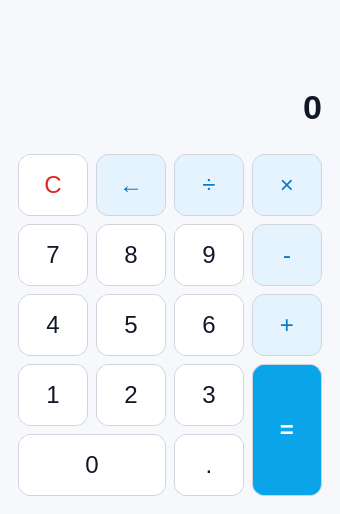
<?xml version="1.0" encoding="UTF-8"?>
<ui version="4.0">
 <class>CalculatorWindow</class>
 <widget class="QWidget" name="CalculatorWindow">
  <property name="windowTitle"><string>键盘计算器</string></property>
  <property name="minimumSize"><size><width>340</width><height>480</height></size></property>
  <property name="styleSheet"><string notr="true">QWidget#CalculatorWindow { background: #f6f8fb; } QLabel#expressionLabel { color: #667085; font-size: 18px; } QLabel#displayLabel { color: #101828; font-size: 34px; font-weight: 600; } QPushButton { background: white; border: 1px solid #d0d5dd; border-radius: 12px; color: #101828; font-size: 24px; min-height: 60px; } QPushButton:hover { background: #edf4ff; } QPushButton:pressed { background: #cde0ff; } QPushButton#backspaceButton, QPushButton#divideButton, QPushButton#multiplyButton, QPushButton#subtractButton, QPushButton#addButton { background: #e5f3ff; color: #087bc1; } QPushButton#equalsButton { background: #0aa5e8; color: white; font-weight: bold; } QPushButton#clearButton { color: #d92d20; }</string></property>
  <layout class="QVBoxLayout" name="verticalLayout">
   <property name="leftMargin"><number>18</number></property><property name="topMargin"><number>18</number></property><property name="rightMargin"><number>18</number></property><property name="bottomMargin"><number>18</number></property><property name="spacing"><number>12</number></property>
   <item><widget class="QLabel" name="expressionLabel"><property name="minimumSize"><size><width>0</width><height>42</height></size></property><property name="alignment"><set>Qt::AlignRight|Qt::AlignVCenter</set></property><property name="text"><string/></property></widget></item>
   <item><widget class="QLabel" name="displayLabel"><property name="minimumSize"><size><width>0</width><height>70</height></size></property><property name="alignment"><set>Qt::AlignRight|Qt::AlignVCenter</set></property><property name="text"><string>0</string></property></widget></item>
   <item><layout class="QGridLayout" name="keypadLayout"><property name="spacing"><number>8</number></property>
    <item row="0" column="0"><widget class="QPushButton" name="clearButton"><property name="text"><string>C</string></property></widget></item>
    <item row="0" column="1"><widget class="QPushButton" name="backspaceButton"><property name="text"><string>←</string></property></widget></item>
    <item row="0" column="2"><widget class="QPushButton" name="divideButton"><property name="text"><string>÷</string></property></widget></item>
    <item row="0" column="3"><widget class="QPushButton" name="multiplyButton"><property name="text"><string>×</string></property></widget></item>
    <item row="1" column="0"><widget class="QPushButton" name="sevenButton"><property name="text"><string>7</string></property></widget></item>
    <item row="1" column="1"><widget class="QPushButton" name="eightButton"><property name="text"><string>8</string></property></widget></item>
    <item row="1" column="2"><widget class="QPushButton" name="nineButton"><property name="text"><string>9</string></property></widget></item>
    <item row="1" column="3"><widget class="QPushButton" name="subtractButton"><property name="text"><string>-</string></property></widget></item>
    <item row="2" column="0"><widget class="QPushButton" name="fourButton"><property name="text"><string>4</string></property></widget></item>
    <item row="2" column="1"><widget class="QPushButton" name="fiveButton"><property name="text"><string>5</string></property></widget></item>
    <item row="2" column="2"><widget class="QPushButton" name="sixButton"><property name="text"><string>6</string></property></widget></item>
    <item row="2" column="3"><widget class="QPushButton" name="addButton"><property name="text"><string>+</string></property></widget></item>
    <item row="3" column="0"><widget class="QPushButton" name="oneButton"><property name="text"><string>1</string></property></widget></item>
    <item row="3" column="1"><widget class="QPushButton" name="twoButton"><property name="text"><string>2</string></property></widget></item>
    <item row="3" column="2"><widget class="QPushButton" name="threeButton"><property name="text"><string>3</string></property></widget></item>
    <item row="3" column="3" rowspan="2"><widget class="QPushButton" name="equalsButton"><property name="text"><string>=</string></property><property name="sizePolicy"><sizepolicy hsizetype="Preferred" vsizetype="Expanding"><horstretch>0</horstretch><verstretch>0</verstretch></sizepolicy></property></widget></item>
    <item row="4" column="0" colspan="2"><widget class="QPushButton" name="zeroButton"><property name="text"><string>0</string></property></widget></item>
    <item row="4" column="2"><widget class="QPushButton" name="decimalButton"><property name="text"><string>.</string></property></widget></item>
   </layout></item>
  </layout>
 </widget>
 <resources/><connections/>
</ui>
